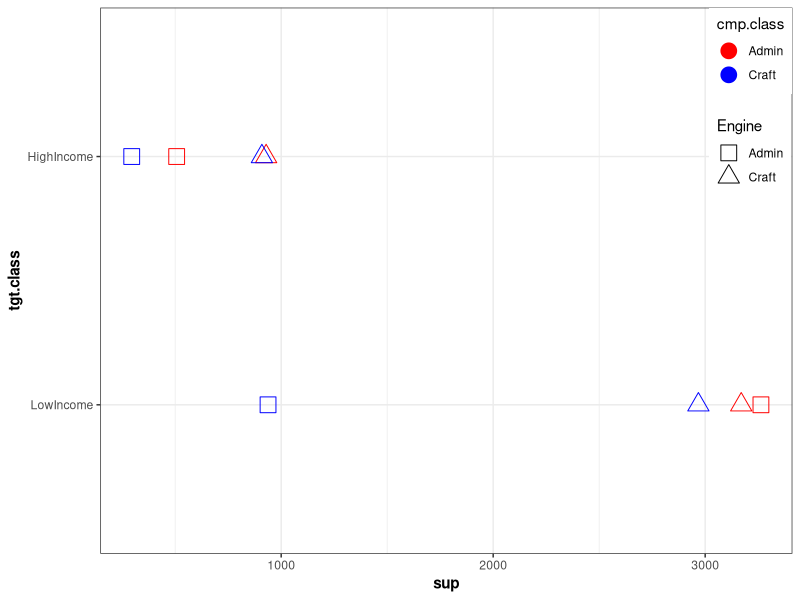
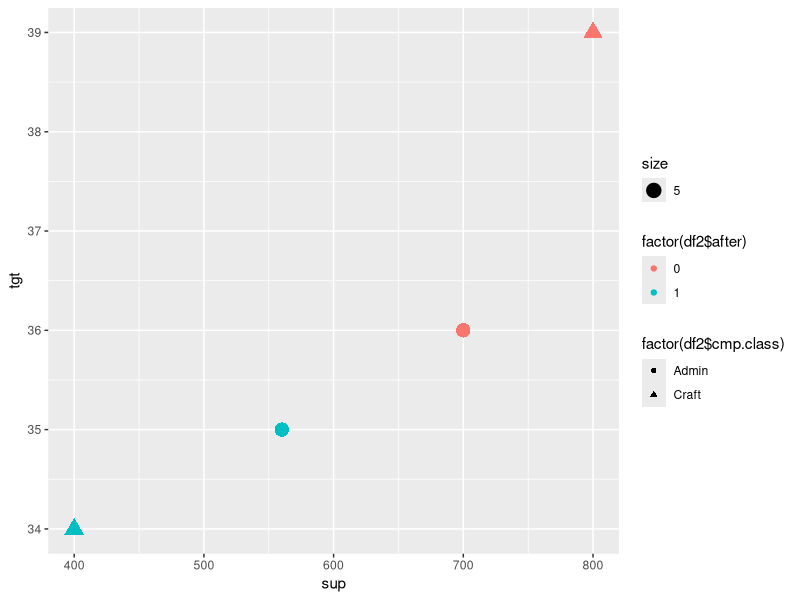
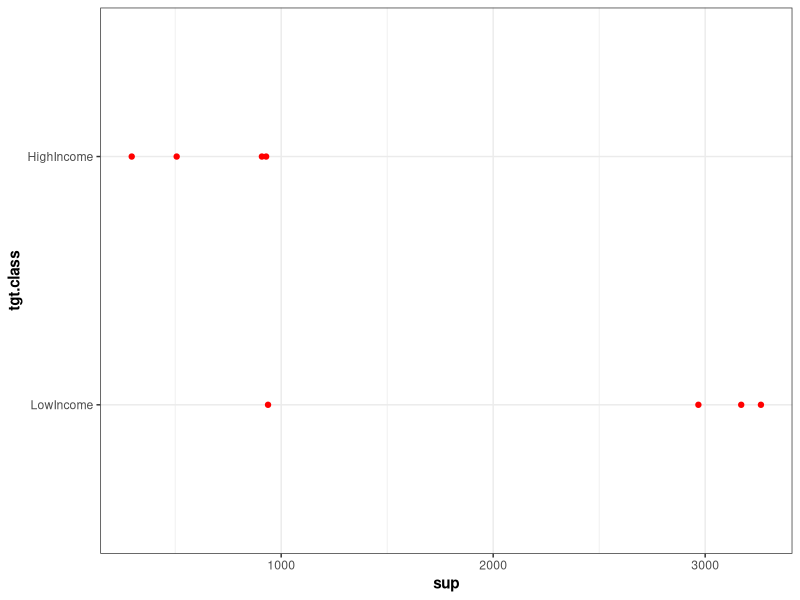

These charts were generated, in order, by the following R code:
df<-read.csv("sp-plot/test_sp_plot.csv",stringsAsFactors=T)
df$tgt.class<-factor(df$tgt.class, levels=rev(levels(df$tgt.class)))

require(ggplot2)
th<-theme(
  plot.title = element_text(face="bold", color = "black", size=12),
  legend.position=c(1,1),
  legend.justification=c(1,1),
  axis.title.x=element_text(face="bold",color="black",size=11),
  axis.title.y=element_text(face="bold",color="black",size=11)
)

gg<-ggplot(df,aes(x=sup,y=tgt.class))
gg<-gg+geom_point(size=5,aes(color=factor(df$after),shape=factor(df$cmp.class)))
gg<-gg+ scale_color_manual(name ="cmp.class",labels=factor(df$cmp.class),values=c("red","blue"))
gg<-gg+ scale_shape_manual(name ="Engine",labels=factor(df$cmp.class),values=c(0,2))
gg<-gg+ theme_bw()+th
gg








#geom_segment(data=d, mapping=aes(x=x, y=y, xend=x+vx, yend=y+vy), arrow=arrow(), size=2, color="blue") + 

df2<-read.csv("sp-plot/test_sp_plot2.csv",stringsAsFactors=T)

gg2<-ggplot(df2,aes(x=sup,y=tgt))
gg2<-gg2+geom_point(aes(
  size=5,
  color=factor(df2$after),
  shape=factor(df2$cmp.class)))
gg2

require(ggplot2)
th<-theme(
  axis.title.x=element_text(face="bold",color="black",size=11),
  axis.title.y=element_text(face="bold",color="black",size=11)
)
scoreplot<-ggplot(df,aes(x=sup,y=tgt.class))
scoreplot<-scoreplot+geom_point(color="red")
# scoreplot<-scoreplot+labs(x=paste("Principal Component",whichpc1),
#                           y=paste("Principal Component",whichpc2))

scoreplot<-scoreplot+theme_bw()+th
plot(scoreplot)

# names(scores)<-c(paste("PC",whichpc1,sep=""),
#                  paste("PC",whichpc2,sep=""))